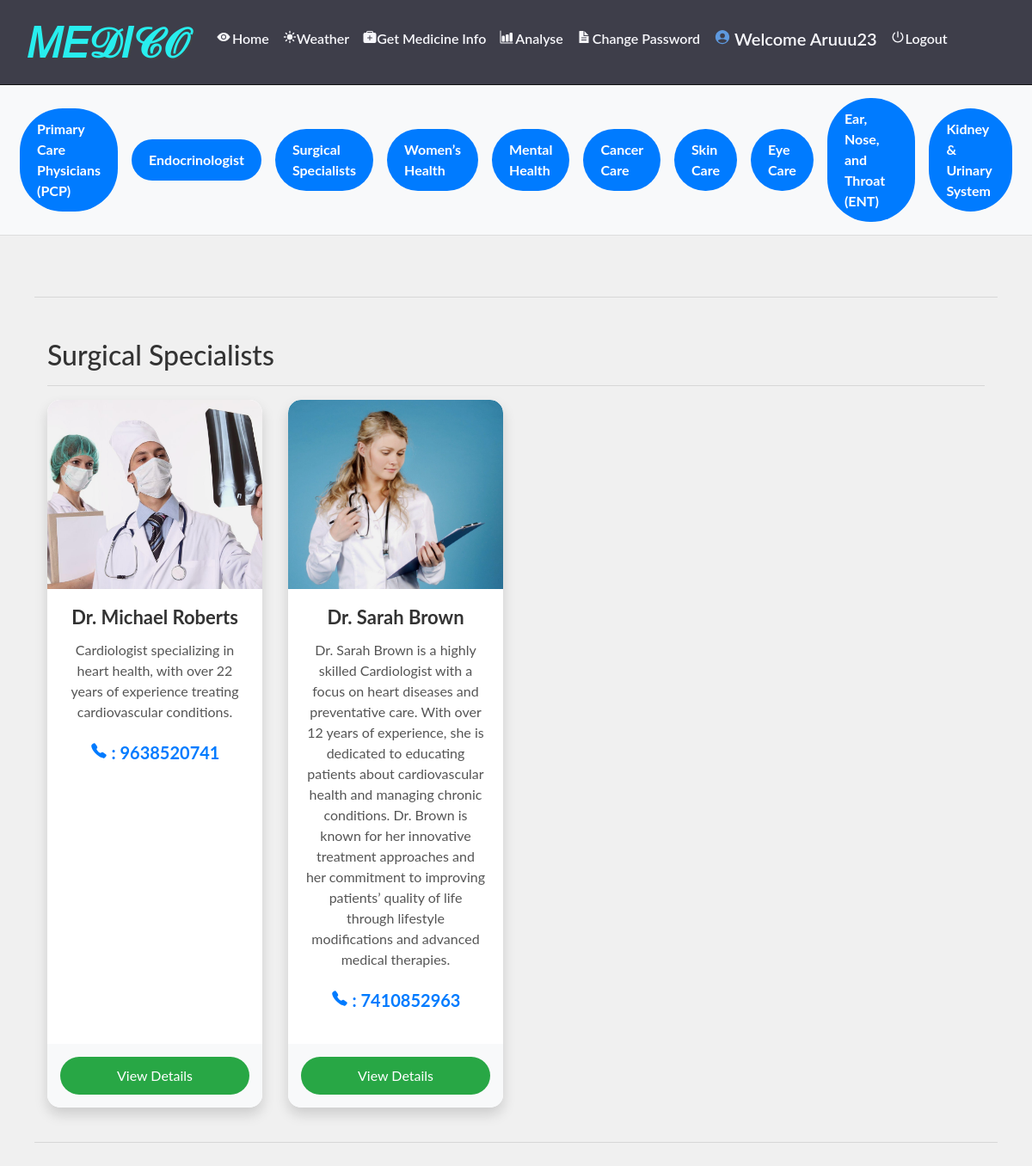
The app's page /view_product/95/ (signed in) with its own data.
### grocery/models.py (models this page shows, shortened)
class Category(models.Model):
    name = models.CharField(max_length=30, null=True)

class Product(models.Model):
    category = models.ForeignKey(Category, on_delete=models.CASCADE, related_name='products', null=True)
    image = models.FileField(null=True)
    name = models.CharField(max_length=30, null=True)
    price = models.IntegerField(null=True)
    desc = models.TextField(null=True)
    stock = models.IntegerField(default=0)

### grocery/views.py (the view)
# urls.py: path('view_product/<int:pid>/', View_prodcut, name='view_product'),
def View_prodcut(request, pid):
    if not request.user.is_authenticated:
        return redirect('login_admin')
    cat = ""
    cat1 = ""
    pro1 = ""
    num1 = 0
    user = ""
    profile = ""
    cart = ""
    pro = ""
    num = ""
    if not request.user.is_staff:
        user = User.objects.get(id=request.user.id)
        profile = Profile.objects.get(user=user)
        cart = Cart.objects.filter(profile=profile)
        for i in cart:
            num1 += 1
    if pid == 0:
        cat = "All Product"
        pro1 = Product.objects.all()
    else:
        try:
            cat1 = Category.objects.get(id=pid)
            pro1 = Product.objects.filter(category=cat1).all()
        except Category.DoesNotExist:
            cat1 = None  # Assign None if category doesn't exist
            pro1 = None  # Assign None for products
    search_query = request.GET.get('q', '')
    if search_query:
        pro1 = pro1.filter(Q(name__icontains=search_query) | Q(price__icontains=search_query))
    cat = Category.objects.all()
    pro = Product.objects.all()
    num = []
    b = 1
    for j in cat:
        a = 1
        for i in pro:
            if j.name == i.category.name:
                if a == 1:
                    num.append(i.id)
                    a = 2
    prod = recommended_product(request)
    d = {'pro': pro, 'cat': cat, 'cat1': cat1, 'num': num, 'pro1': pro1, 'num1': num1, 'prod': prod}
    return render(request, 'view_product.html', d)

### grocery/views.py (called while the page is built)
def recommended_product(request):
    user = User.objects.get(id=request.user.id)
    profile = Profile.objects.get(user=user)
    book = Booking.objects.filter(profile=profile).order_by('-id')[:2]
    recommend = []
    for i in book:
        recommend += i.booking_id.split('.')[1:]
    pro1 = Product.objects.filter(id__in=recommend)
    cat = []
    for i in pro1:
        if not i.category.id in cat:
            cat.append(i.category.id)
    pro = Product.objects.filter(category__id__in=cat).order_by('?')
    return pro

### grocery/templates/view_product.html (shortened to what this page needs)
{% extends 'navigation.html' %}
{% block body %}
{% load static %}
<link rel="stylesheet" href="{% static 'css/style.css' %}">
<link href="{% static 'css/simple-sidebar.css' %}" rel="stylesheet">
<div class="d-flex flex-column">
  <div id="horizontal-sidebar">
    {% for i in cat %}
    <a href="{% url 'view_product' i.id %}" class="sidebar-item">{{i.name}}</a>
    {% endfor %}
  </div>
  <div class="d-flex flex-column" id="wrapper">
    <div id="page-content-wrapper">
      <div class="container-fluid">
        <hr>
        <div class="container-fluid">
          <h2>{{cat1.name}}</h2>
          <hr>
          <div class="row">
            {% for j in pro1 %}
            <div class="col-md-3 mb-4">
              <div class="card h-100">
                <img class="card-img-top" src="{{j.image.url}}" alt="Card image cap">
                <div class="card-body">
                  <h5 class="card-title">{{j.name}}</h5>
                  <p class="card-text">{{j.desc}}</p>
                  <p class="card-price">
                    <ion-icon name="call" class="phone-icon"></ion-icon>
                     : {{j.price}}
                </p>
                </div>
                <div class="card-footer">
                  <form action="{% url 'add_cart' j.id %}" method="post">
                    <button type="submit" class="btn btn-primary btn-block">View Details</button>
                  </form>
                </div>
              </div>
            </div>
            {% endfor %}
          </div>
        </div>
        <hr>
      </div>
    </div>
  </div>
</div>
{% endblock %}

### grocery/templates/navigation.html (shortened to what this page needs)
<!DOCTYPE html>
<html lang="en">
<head>
    {% load static %}
    <link rel="stylesheet" href="https://maxcdn.bootstrapcdn.com/bootstrap/4.0.0/css/bootstrap.min.css">
    <link rel="stylesheet" href="//cdn.datatables.net/1.10.19/css/jquery.dataTables.min.css">
<link
rel="stylesheet"
href="https://cdnjs.cloudflare.com/ajax/libs/animate.css/4.1.1/animate.min.css"
/>
    <link rel="stylesheet" href="https://cdnjs.cloudflare.com/ajax/libs/font-awesome/4.7.0/css/font-awesome.min.css">
</head>
<body style="background-color: #f0f0f0;">
<nav class="navbar navbar-expand-sm" style="background-color : #3e3e4a ; border-bottom:1px solid #131313">
    <a class="navbar-brand pl-3" href="#" style="color: rgb(223, 223, 245); font-weight: bold; font-size: 3rem; text-shadow: 2px 2px rgb(65, 66, 69);">𝑀𝐸𝒟𝐼𝒞𝒪</a>
    <div class="collapse navbar-collapse" id="collapsibleNavbar">
        <ul class="navbar-nav pl-2 text-center">
            {% if request.user.username %}
                {% if not request.user.is_staff %}
                <li class="nav-item">
                    <a class="nav-link" href="{% url 'view_product' 0 %}" style="color:rgb(0, 0, 0)"><ion-icon style="margin-right:2px" name="eye"></ion-icon>Home</a>
                </li>
                <li class="nav-item">
                    <a class="nav-link" href="{% url 'get_weather' %}" style="color: rgb(0, 0, 0);">
                        <ion-icon style="margin-right: 0px" name="sunny"></ion-icon>Weather
                    </a>
                </li>
                <li class="nav-item">
                    <a class="nav-link" href="{% url 'chatbot' %}" style="color: rgb(0, 0, 0);">
                        <ion-icon style="margin-right: 0px" name="medkit"></ion-icon>Get Medicine Info
                    </a>
                </li>
                <li class="nav-item">
                    <a class="nav-link" href="https://disease-symptom-recognition-system-fvd6dwhoihat4niujnsxz8.streamlit.app/" style="color:rgb(0, 0, 0)">
                        <ion-icon style="margin-right:2px" name="bar-chart"></ion-icon>Analyse
                    </a>
                </li>
                <li class="nav-item">
                    <a class="nav-link" href="{% url 'change_password' %}" style="color:rgb(1, 1, 1)"><ion-icon style="margin-right:2px" name="document-text-sharp"></ion-icon>Change Password</a>
                </li>
                {% endif %}
                {% if not request.user.is_staff %}
                <li class="nav-item">
                    <a href="{% url 'profile' %}"><h5 class="nav-link" style="color:#000000 ; text-transform : capitalize"><ion-icon style="margin-right:4px;color:#5e99de" name="person-circle-sharp"></ion-icon>Welcome {{request.user.username}}</h5>
                    </a>
                </li>
                <li class="nav-item">
                    <a class="nav-link" href="{% url 'logout' %}" style="color:rgb(0, 0, 0)"><ion-icon style="margin-right:1px" name="power-sharp"></ion-icon>Logout</a>
                </li>
                {% endif %}
            {% endif %}
        </ul>
    </div>
</nav>
{% block body %}
{% endblock %}
</body>
</html>

### grocery/static/css/style.css (style rules this page uses)
.card { border: none }

### grocery/static/css/simple-sidebar.css (style rules this page uses)
body { overflow-x: hidden; }
#page-content-wrapper { min-width: 100vw; }
@media (min-width: 768px) { #page-content-wrapper { min-width: 0; width: 100%; } }

### grocery/templates/navigation.html (style rules this page uses)
body { font-family: 'Lato', sans-serif; background-image: url('https://drive.google.com/file/d/1kYcur9aBKitorAyhZBazCZCX-EZ4yYP_/view?usp=drivesdk'); background-size: cover; background-attachment: fixed; background-repeat: no-repeat; color: #333; }
.navbar { background-color: rgba(46, 44, 44, 0.9); border-bottom: 1px solid #2a2a2b; }
.navbar-brand { font-size: 2.5rem; color: #28eeee !important; font-weight: bold; text-shadow: 1px 1px 2px rgba(0, 95, 115, 0.2); }
.navbar-nav .nav-link { color: #f7f7fb !important; font-weight: 600; padding: 12px; transition: background-color 0.3s ease, color 0.3s ease; }

### grocery/templates/view_product.html (style rules this page uses)
.card { border: none; border-radius: 15px; transition: transform 0.4s ease, box-shadow 0.4s ease; box-shadow: 0px 8px 15px rgba(0, 0, 0, 0.15); background-color: #ffffff; overflow: hidden; }
.card-img-top { border-top-left-radius: 15px; border-top-right-radius: 15px; height: 220px; object-fit: cover; filter: brightness(95%); transition: filter 0.3s ease; }
.card-body { padding: 20px; text-align: center; }
.card-title { font-size: 22px; font-weight: bold; margin-bottom: 12px; color: #333333; transition: color 0.3s ease; }
.card-text { font-size: 16px; color: #555555; margin-bottom: 20px; }
.card-footer { background-color: #f8f9fa; border-top: none; padding: 15px; text-align: center; }
.card-price { font-size: 20px; font-weight: bold; color: #007bff; }
.btn-block { width: 100%; background-color: #28a745; color: #ffffff; border: none; border-radius: 30px; padding: 10px 20px; font-size: 16px; cursor: pointer; transition: background-color 0.3s ease, transform 0.3s ease; }
#horizontal-sidebar { background-color: #f8f9fa; padding: 15px; display: flex; justify-content: center; align-items: center; border-bottom: 1px solid #ddd; margin-bottom: 30px; }
.sidebar-item { display: inline-block; padding: 12px 20px; margin: 0 8px; background-color: #007bff; border-radius: 50px; color: #ffffff; text-decoration: none; font-size: 16px; font-weight: bold; transition: background-color 0.3s ease; }
#page-content-wrapper { padding: 25px; }

### records on screen
Category: name "Primary Care Physicians (PCP)"
Category: name "Endocrinologist"
Category: name "Surgical Specialists"
Category: name "Women’s Health"
Category: name "Mental Health"
Category: name "Cancer Care"
Category: name "Skin Care"
Category: name "Eye Care"
Category: name "Ear, Nose, and Throat (ENT)"
Category: name "Kidney & Urinary System"
Product: image (picture), name "Dr. Michael Roberts", desc "Cardiologist specializing in heart health, with over 22 years of experience treating cardiovascular conditions.", price "9638520741"
Product: image (picture), name "Dr. Sarah Brown", desc "Dr. Sarah Brown is a highly skilled Cardiologist with a focus on heart diseases and preventative care. With over 12 years of experience, she is dedicated to educating patients about cardiovascular health and managing chronic conditions. Dr. Brown is known for her innovative treatment approaches and her commitment to improving patients’ quality of life through lifestyle modifications and advanced medical therapies.", price "7410852963"

### other values on screen
{{ request.user.username }} "Aruuu23"
